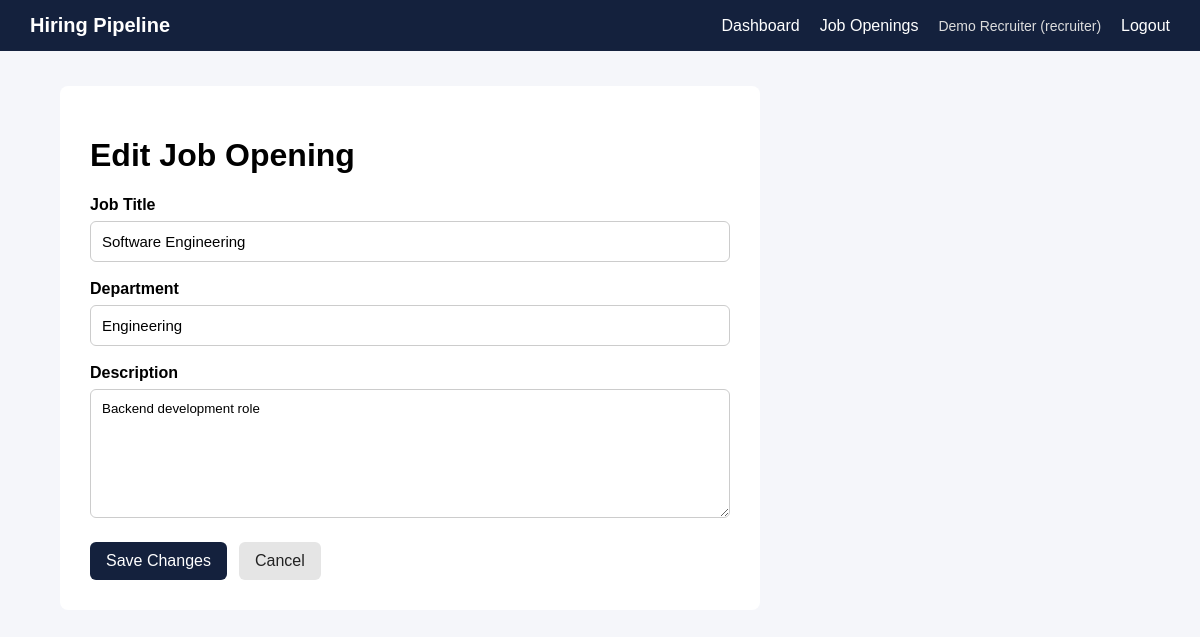
The app's page /jobs/1/edit (signed in), older data.
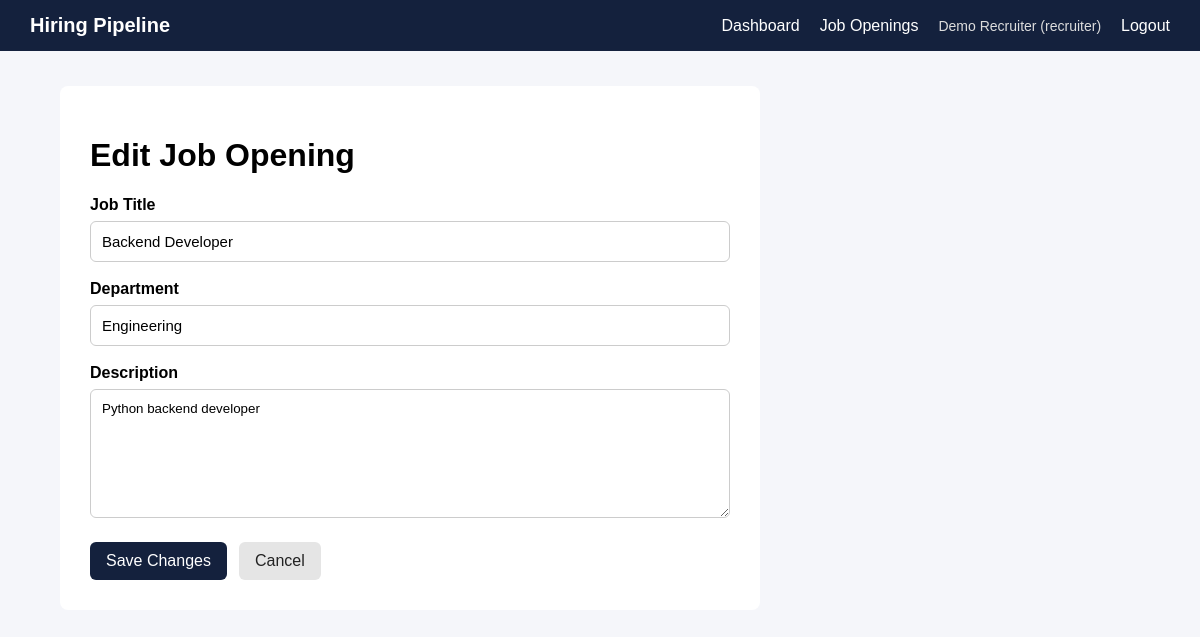
The same page, newer data.
### models/job.py (models this page shows)
class JobOpening(db.Model):
    __tablename__ = "job_openings"
    id = db.Column(db.Integer, primary_key=True)
    title = db.Column(
        db.String(150),
        nullable=False
    )
    department = db.Column(
        db.String(100),
        nullable=False
    )
    description = db.Column(
        db.Text,
        nullable=True
    )
    status = db.Column(
        db.String(20),
        nullable=False,
        default="open",
        index=True
    )
    created_at = db.Column(
        db.DateTime,
        server_default=db.func.now()
    )
    updated_at = db.Column(
        db.DateTime,
        server_default=db.func.now(),
        onupdate=db.func.now()
    )
    applications = db.relationship(
        "Application",
        back_populates="job",
        lazy=True
    )
    description = db.Column(
        db.Text,
        nullable=True
    )
    status = db.Column(
        db.String(20),
        nullable=False,
        default="open"
    )
    created_at = db.Column(
        db.DateTime,
        server_default=db.func.now()
    )
    updated_at = db.Column(
        db.DateTime,
        server_default=db.func.now(),
        onupdate=db.func.now()
    )
    applications = db.relationship(
        "Application",
        back_populates="job",
        lazy=True
    )

### routes/jobs.py (the view, shortened to what this page needs)
@jobs_bp.route("/<int:job_id>/edit", methods=["GET", "POST"])
@role_required("recruiter")
def edit_job(job_id):
    job = db.session.get(JobOpening, job_id)
    if not job:
        abort(404)
    return render_template(
        "jobs/edit.html",
        job=job
    )

### app.py (called while the page is built)
def create_app():
    app = Flask(__name__)
    app.config.from_object(Config)
    db.init_app(app)
    login_manager.init_app(app)
    login_manager.login_view = "auth.login"
    from models import User
    @login_manager.user_loader
    def load_user(user_id):
        return db.session.get(User, int(user_id))
    from routes.auth import auth_bp
    from routes.dashboard import dashboard_bp
    from routes.jobs import jobs_bp
    from routes.applications import applications_bp
    app.register_blueprint(auth_bp)
    app.register_blueprint(dashboard_bp)
    app.register_blueprint(jobs_bp)
    app.register_blueprint(applications_bp)
    from models import (
        User,
        JobOpening,
        Application,
        ApplicationInterviewer,
        Feedback,
        ApplicationEvent
    )
    return app

### templates/jobs/edit.html (shortened to what this page needs)
{% extends "base.html" %}
{% block content %}
<div class="form-card">
    <h1>Edit Job Opening</h1>
    <form method="POST">
        <div class="form-group">
            <label for="title">
                Job Title
            </label>
            <input
                type="text"
                id="title"
                name="title"
                value="{{ job.title }}"
                required
            >
        </div>
        <div class="form-group">
            <label for="department">
                Department
            </label>
            <input
                type="text"
                id="department"
                name="department"
                value="{{ job.department }}"
                required
            >
        </div>
        <div class="form-group">
            <label for="description">
                Description
            </label>
            <textarea
                id="description"
                name="description"
                rows="7"
            >{{ job.description or '' }}</textarea>
        </div>
        <div class="form-actions">
            <button
                type="submit"
                class="btn"
            >
                Save Changes
            </button>
            <a
                href="{{ url_for('jobs.job_list') }}"
                class="btn-secondary"
            >
                Cancel
            </a>
        </div>
    </form>
</div>
{% endblock %}

Row changes from the older to the newer data that the page shows:
changed JobOpening "Engineering": title "Software Engineering" → "Backend Developer"; description "Backend development role" → "Python backend developer"
